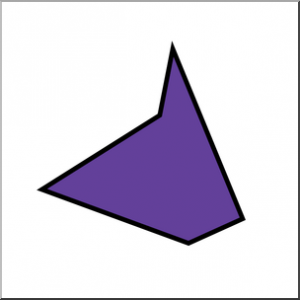
#> input picture Module 4 (Deep Learning)/Activities/source/poligono.png, 300 x 300 px
$ python Codigo9.py
#> lines starting #> are read from the running program, lines starting #| are printed output that depends on the picture
#!/usr/bin/env python3
# -*- coding: utf-8 -*-
"""
Created on Wed Mar  1 10:07:41 2023

@author: manupc
"""

import numpy as np
import matplotlib.pyplot as plt


# Convolución 1D
X= np.array([1, 1, 2, 2, 3, 3, 2, 2, 1, 1], dtype=np.float64)
Y= np.array([0.5, 1.0, 0.5])

def conv1D(X, Y):
    Conv_len = len(X) - len(Y) + 1

    Y_inv = Y[::-1].copy()
    result = np.zeros(Conv_len, dtype=np.float64)
    for i in range(Conv_len):
        result[i] = np.dot(X[i: i + len(Y)], Y_inv)
    return result


S= conv1D(X, Y)
plt.plot(X)
plt.plot(Y)
plt.plot([None, *S])
plt.legend(['X', 'Y', 'S'])
plt.show()
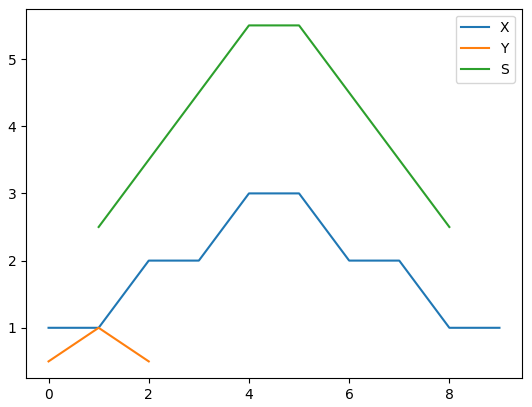
#> figure drawn by matplotlib, 1 panel; curve peaks at x = 4, y = 3


# Convolución 2D
def conv2D(X, Y):

    Y_height, Y_width = Y.shape
    X_height, X_width = X.shape
    S_height = (X_height - Y_height)+1 #// stride + 1
    S_width = (X_width - Y_width)+1 #// stride + 1

    S= np.zeros((S_height, S_width), dtype=np.float64)

    for y in range(0, S_height):
        for x in range(0, S_width):
            S[y, x] = np.sum(X[y:y+Y_height, x:x + Y_width]*Y)
    return S

# Lectura de imagen
im = plt.imread('poligono.png')
#> im is the input picture: shape (300, 300, 4) float32; mean R, G, B, A 0.854, 0.832, 0.889, 1
im= np.mean(im, axis=2)
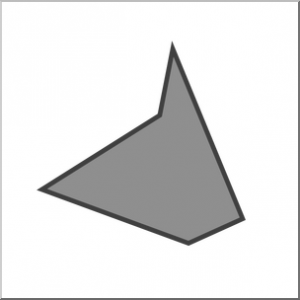
#> im: shape (300, 300) float32; min 0.25, max 1, mean 0.894
hF= np.array([[1, 0, -1],
              [2, 0, -2],
              [1, 0, -1]], dtype=np.float64)
vF= np.array([[1 ,  2,  1],
              [0 ,  0,  0],
              [-1, -2, -1]], dtype=np.float64)

hIm= conv2D(im, hF)
#> after the loop in conv2D, `for y in range(0, S_height):`:
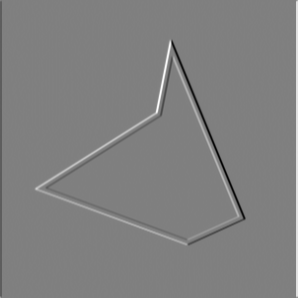
#> S: shape (298, 298) float64; min -2.89, max 2.87, mean 0.00956; drawn with min black and max white
vIm= conv2D(im, vF)
#> after the loop in conv2D (call 2), `for y in range(0, S_height):`:
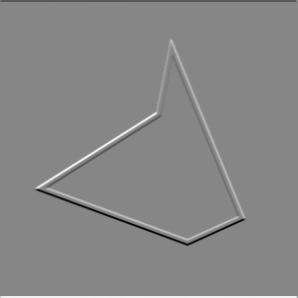
#> S: shape (298, 298) float64; min -2.93, max 2.61, mean 0.00872; drawn with min black and max white
sol_Im= np.sqrt(hIm**2 + vIm**2)
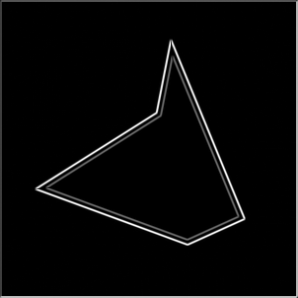
#> sol_Im: shape (298, 298) float64; min 0, max 3.13, mean 0.105; drawn with min black and max white
print(hIm.shape)
#| (298, 298)

plt.subplot(1, 2, 1)
plt.imshow(im)
plt.subplot(1, 2, 2)
plt.imshow(sol_Im)
